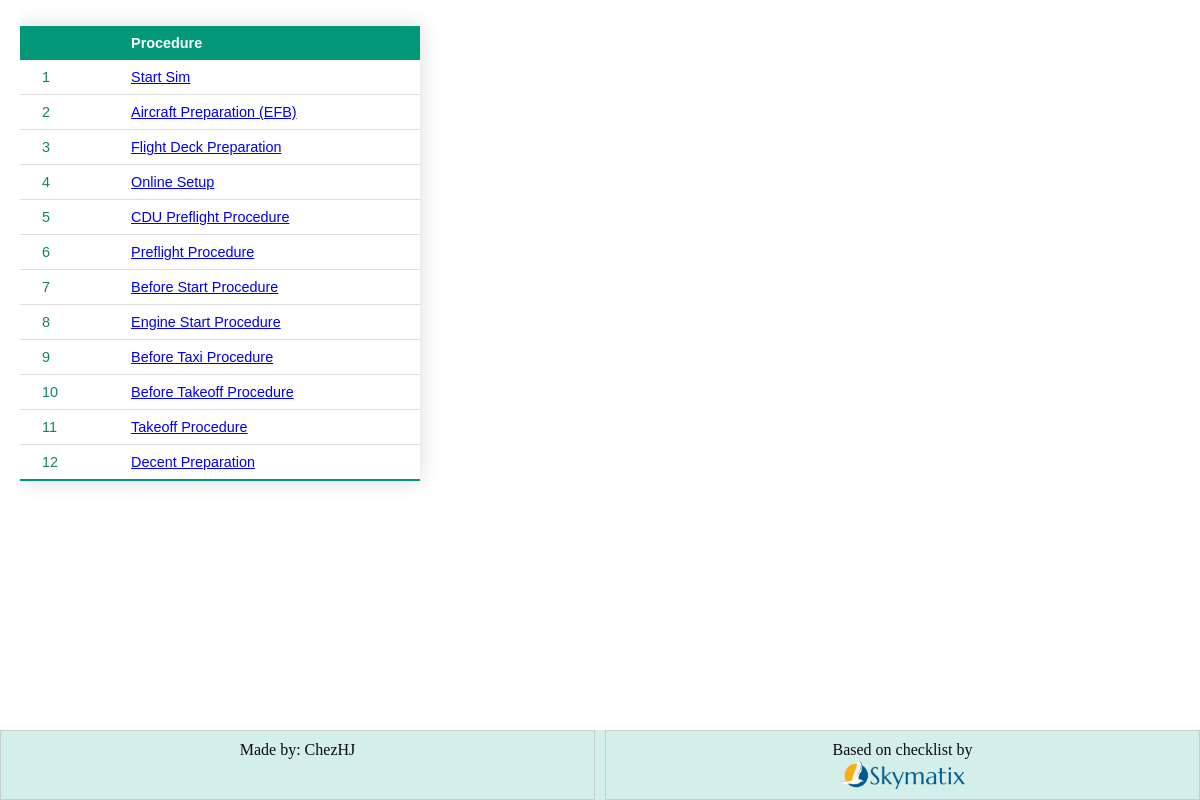
Page /procedures/ on the earlier database version.
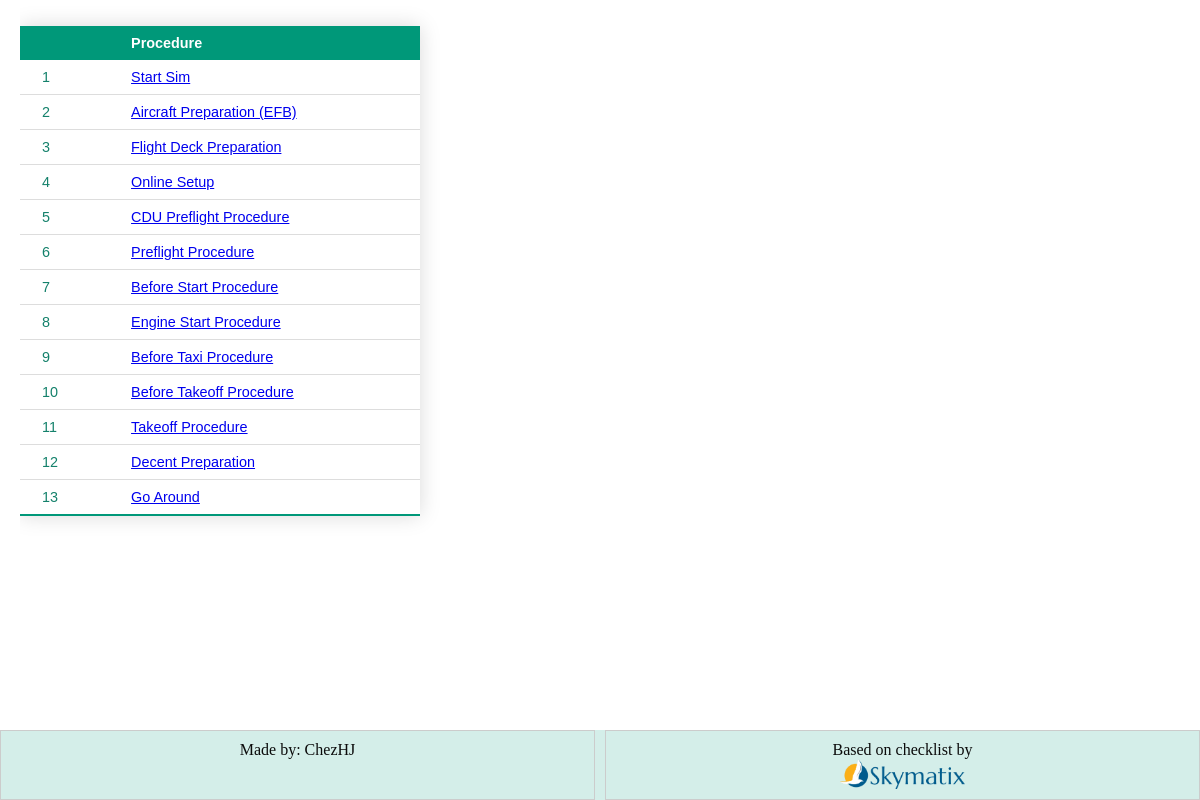
Same page on the later database version.
### checklist/models.py (models this page shows, shortened)
class Procedure(models.Model):
    title = models.CharField(max_length=40)
    step = models.PositiveIntegerField()
    slug = models.SlugField(unique=True)
    def get_absolute_url(self):
        return reverse("checklist:detail", kwargs={"slug": self.slug})

### checklist/views.py (the view)
# urls.py: path("procedures/", views.IndexView.as_view(), name="index"),
class IndexView(generic.ListView):
    template_name = "checklist/index.html"
    context_object_name = "procedure_list"
    def get_queryset(self):
        return Procedure.objects.order_by("step")

### checklist/templates/checklist/index.html (shortened to what this page needs)
{% extends 'checklist/base.html' %}
{% block content %}
{% if procedure_list %}
<table id="Table1" class="styled-table">
    <thead>
        <tr>
            <th>&nbsp;</th>
            <th>Procedure</th>
        </tr>
    </thead>
    <tbody>
        {% for proc in procedure_list %}
            <tr><td>{{ forloop.counter }}</td><td><a href="{{ proc.get_absolute_url }} "</a>{{ proc.title }}</td></tr>
    {% endfor %}
    </tbody>
</table>
{% else %}
    <p>No items are available.</p>
{% endif %}
{% endblock %}

Differences in the rows shown:
added Procedure: title "Go Around"
